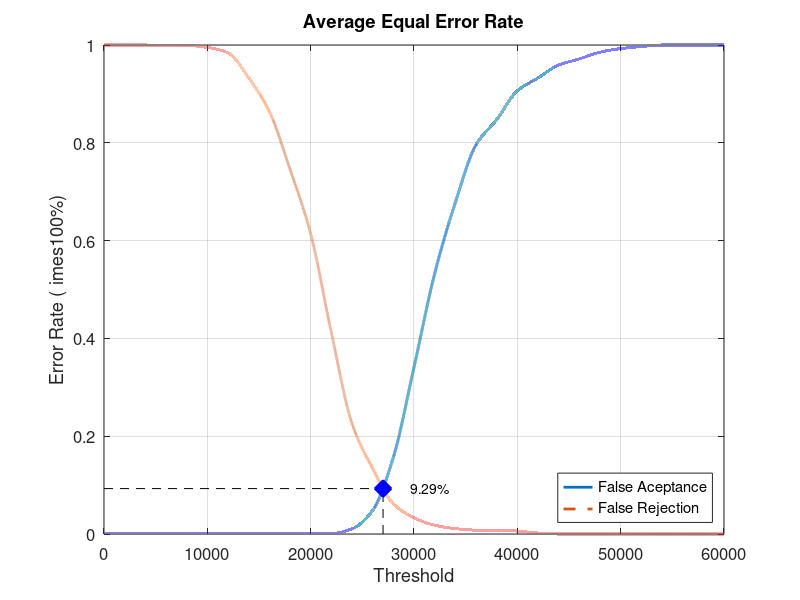
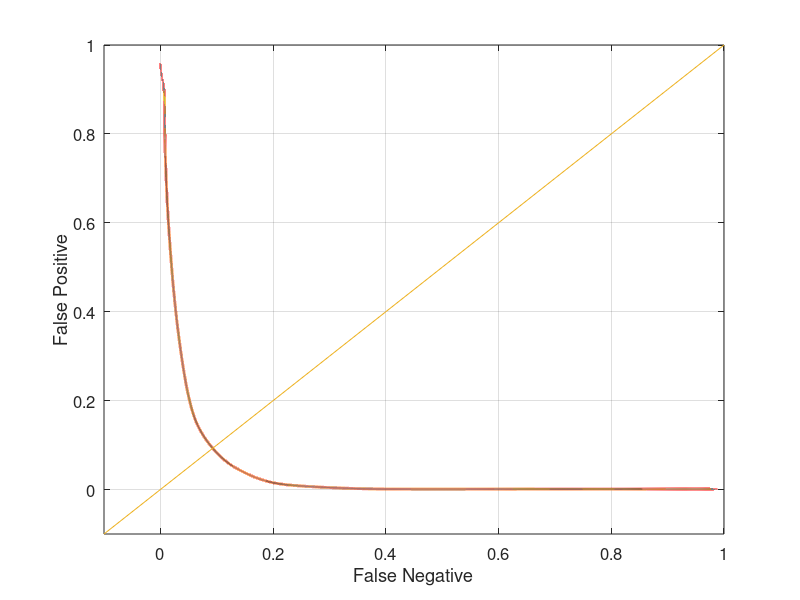

Here is the MATLAB script that generated these plots, in order:
close all;
clear;
clc;
x = 0:2000:60000;
xq = 0:0.5:60000;

y0 = [0 0.00105263 0.00105263 0.00105263 0.00105263 0.00105263 0.00105263 0.00105263 0.00105263 0.00105263 0.00105263 0.00105263 0.0105263 0.048421 0.156842 0.341053 0.532632 0.677895 0.795789 0.847368 0.906316 0.932632 0.958947 0.971579 0.985263 0.992632 0.996842 1 1 1 1]
yy0 = interp1(x, y0, xq, 'pchip');
y1 = [1 1 1 0.999 0.999 0.995 0.984 0.933 0.864 0.746 0.614 0.412 0.226 0.134 0.062 0.033 0.018 0.011 0.008 0.008 0.006 0.002 0 0 0 0 0 0 0 0 0]
yy1 = interp1(x, y1, xq, 'pchip');

% Calculating EER: 
y2 = abs(y0 - y1);
find(y2 == min(y2))
yy2 = abs(yy0 - yy1);
xEER = find(yy2 == min(yy2));
xEERIndex = xq(xEER) % X-axis EER
yEER = yy0(xEER) % Y-axis EER

main = figure
plot(xq, yy0,'-','LineWidth', 2);	hold on
plot(xq, yy1,'--','LineWidth', 2);	hold on
plot([xEERIndex xEERIndex], [0 yEER], 'k--');	hold on
plot([0 xEERIndex], [yEER yEER], 'k--');	hold on
plot(xEERIndex, yEER, 'bx', 'LineWidth', 10);	hold on
text(xEERIndex + 10 * xEERIndex / 100, yEER, [num2str(round((10000 * yEER)) / 100) '%'])
legend('False Aceptance', 'False Rejection', 'Location', 'SouthEast')
xlabel('Threshold')
ylabel('Error Rate (	imes100%)')
title('Average Equal Error Rate')
set(gca, 'FontSize', 12)
axis([0 60000 0 1])
grid on

print(main, 'Database3AverageMain', '-dpng');
FNRxFPR = figure('Color', [1 1 1]);
plot(yy1, yy0, '-', yy1, yy0, 'LineWidth', 2);
hold on
y = -0.1:0.1:1
plot(y, y); 
set(gca, 'FontSize', 12)
xlabel('False Negative')
ylabel('False Positive')
axis([-0.1 1 -0.1 1])
set(gca, 'FontSize', 12)
grid on

print(FNRxFPR, 'Database3AverageFNRxFPR','-dpng');
